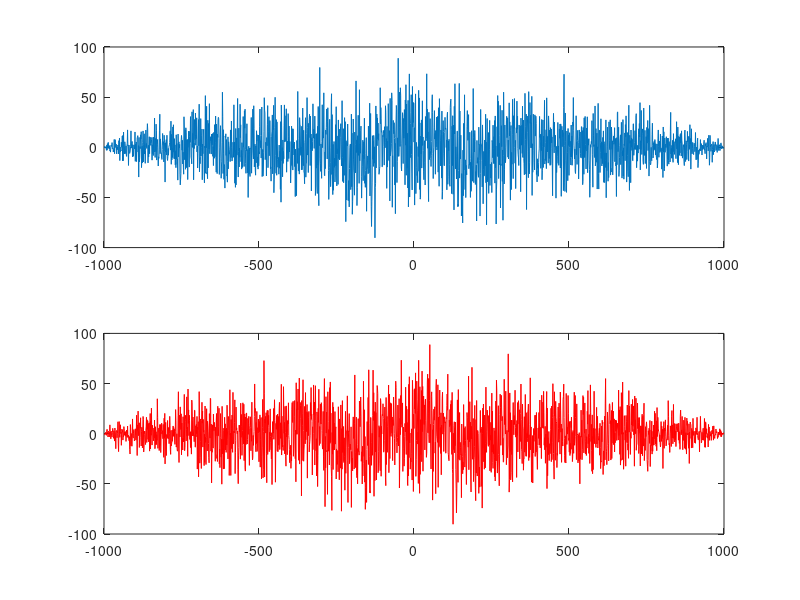

Reproduce this figure in MATLAB.
N=1000;
x = randn(1, N);
y = randn(1, N);
t = -(N-1):(N-1);
rxy = xcorr(x, y);
ryx = xcorr(y, x);

figure; clf;
subplot(211);
plot(t, rxy);
%hold on;
subplot(212);
plot(t, ryx, 'r');